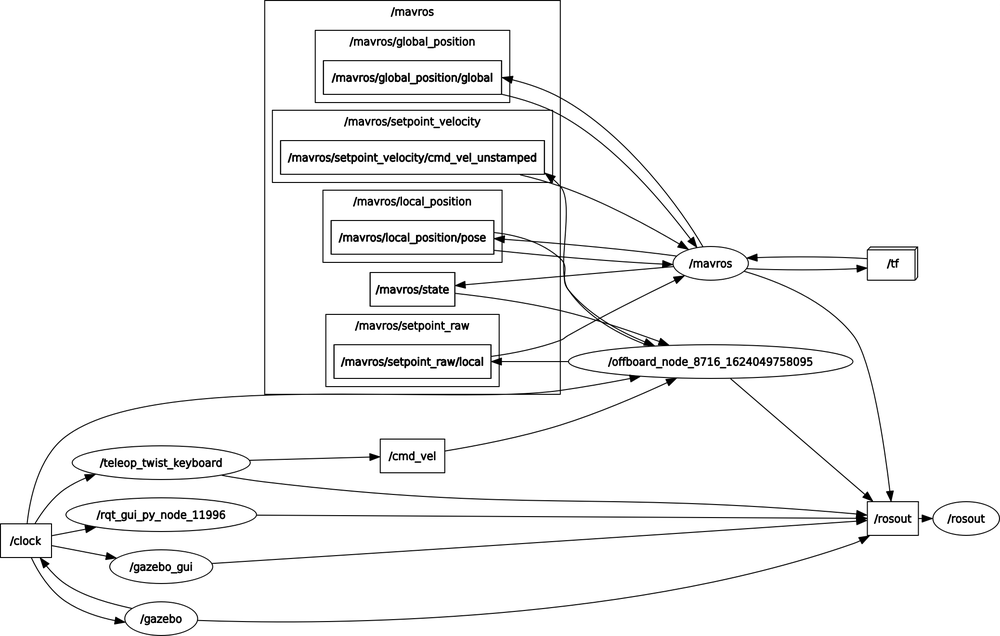
#> input picture exp1/src/px4/offboard_teleop.png, 1000 x 636 px, shrunk from 2077 x 1321 before the run, given in place of the camera
$ python gradient_edge.py   (older library calls are emulated)
#> lines starting #> are read from the running program, lines starting #| are printed output that depends on the picture; after the words box and inside, x2 and y2 are one past the last pixel; in counts of white or black regions, pixels touching at a corner belong together
import cv2
import numpy as np

cap=cv2.VideoCapture(0)

while True:
    _, frame =cap.read()
#> frame is the input picture: shape (636, 1000, 3); mean B, G, R 244.9, 244.9, 244.9
    grey = cv2.cvtColor(frame,cv2.COLOR_BGR2GRAY)

    laplacian = cv2.Laplacian(grey, cv2.CV_64F)
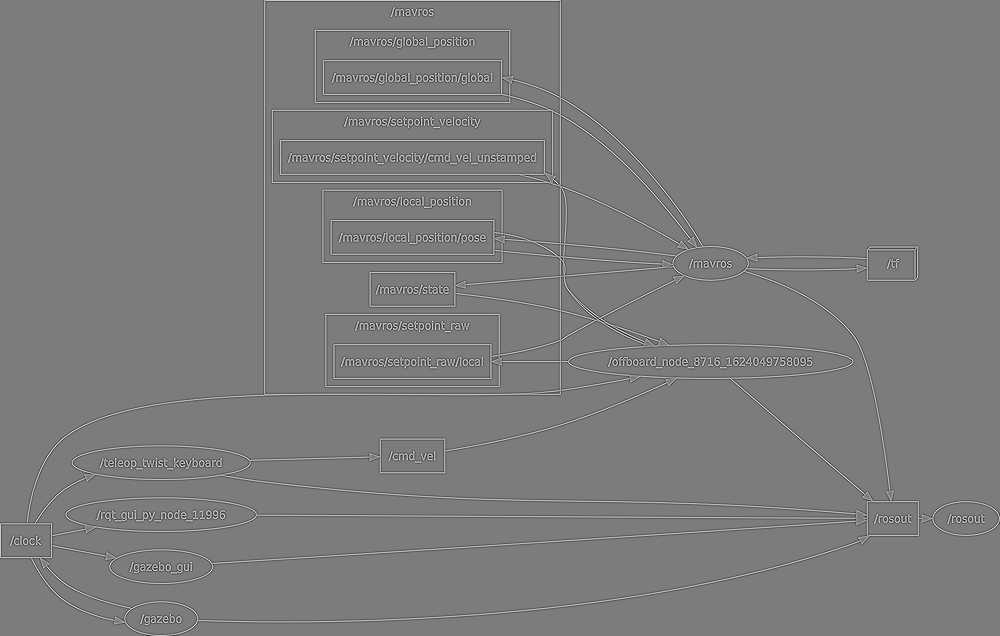
#> laplacian: shape (636, 1000) float64; min -710, max 745, mean 0.1; drawn with min black and max white
    sobelx = cv2.Sobel(grey,cv2.CV_64F,1,0,ksize=5)
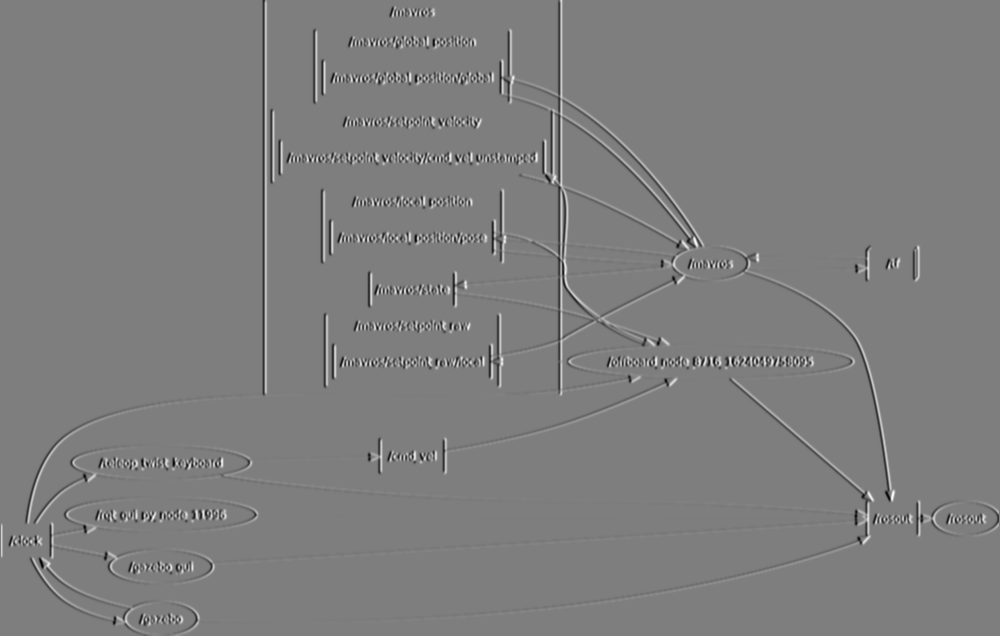
#> sobelx: shape (636, 1000) float64; min -11828, max 12077, mean 0.5; drawn with min black and max white
    sobely = cv2.Sobel(grey,cv2.CV_64F,0,1,ksize=5)
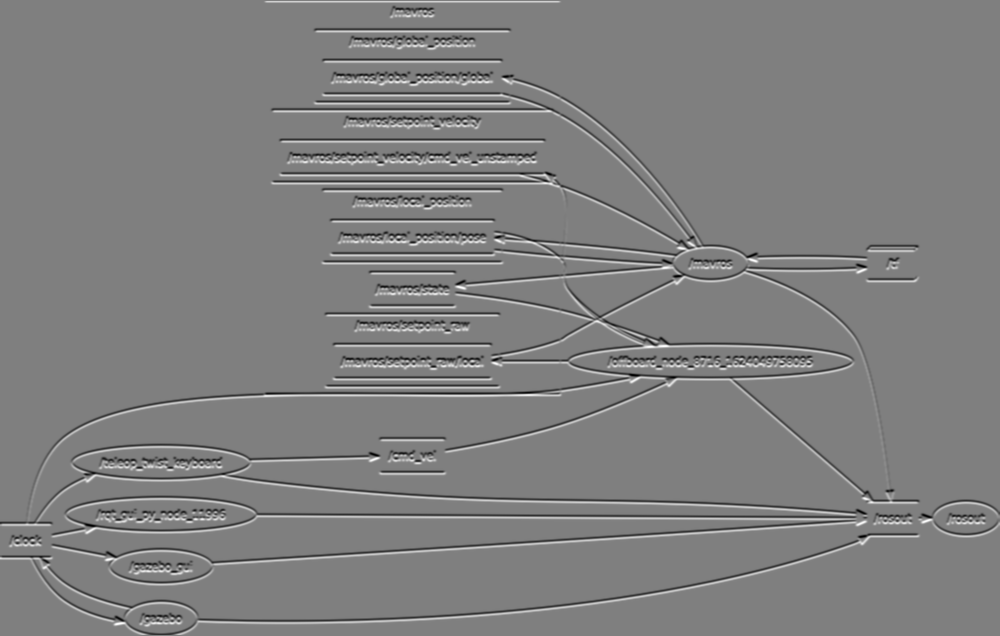
#> sobely: shape (636, 1000) float64; min -12143, max 12136, mean 4.9; drawn with min black and max white
    edges = cv2.Canny(grey,100,200)
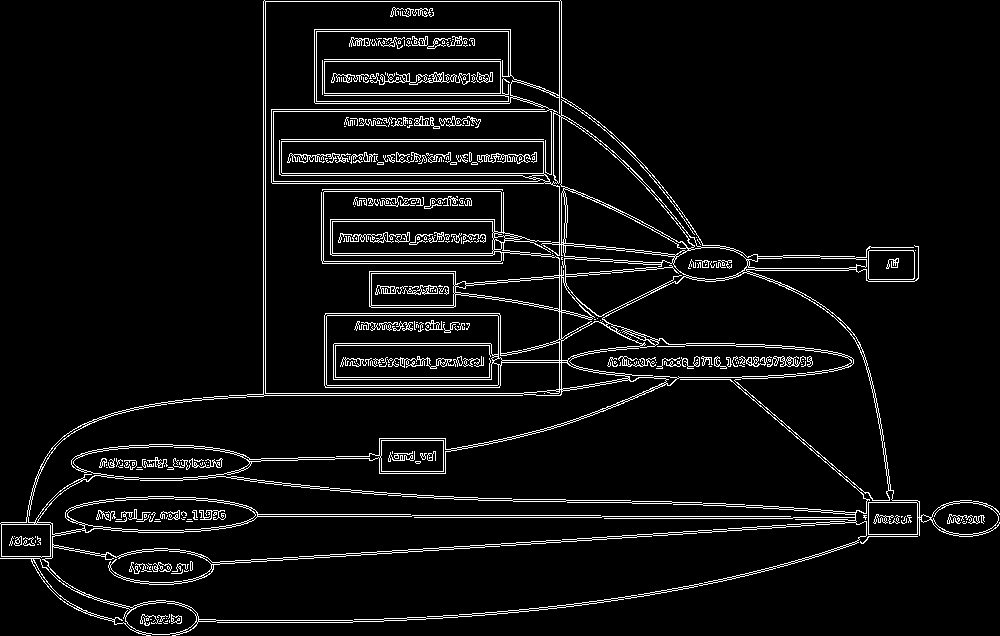
#> edges: shape (636, 1000); 5.8% white in thin lines or dots

    #cv2.imshow('frame', frame)
    cv2.imshow('laplacian', laplacian)
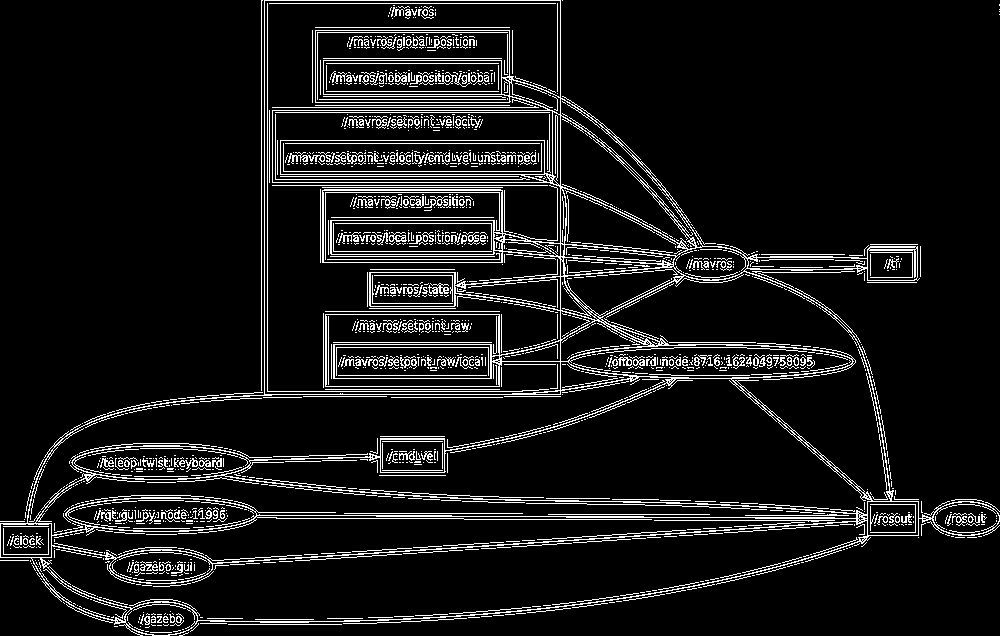
#> window 'laplacian': shape (636, 1000); 8.7% white in thin lines or dots
    cv2.imshow('sobelx', sobelx)
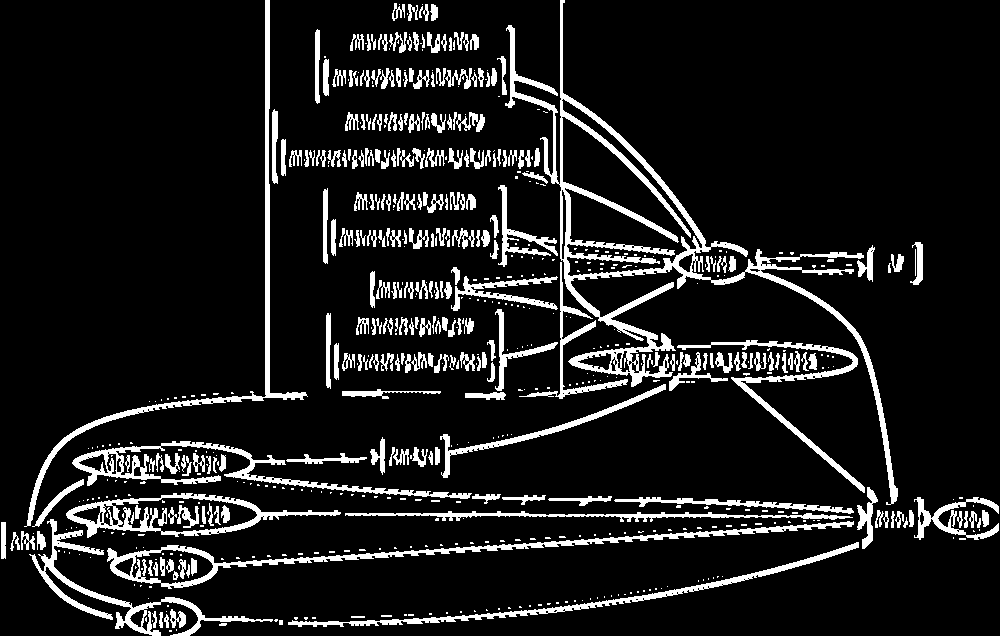
#> window 'sobelx': shape (636, 1000); 11% white; 667 white regions (374 under 20 px), largest, box (x1, y1, x2, y2) and area: (505, 0, 898, 505) 13155, (107, 521, 854, 589) 4206, (24, 0, 308, 527) 3689
    cv2.imshow('sobely', sobely)
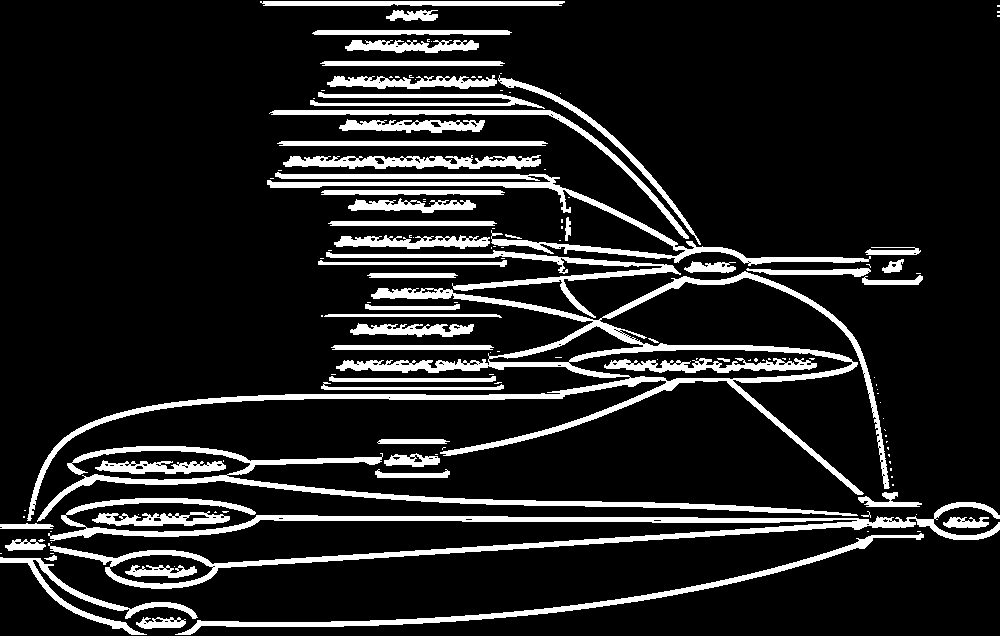
#> window 'sobely': shape (636, 1000); 13.1% white; 142 white regions (88 under 20 px), largest, box (x1, y1, x2, y2) and area: (27, 271, 890, 521) 15310, (48, 498, 1000, 589) 11697, (37, 446, 858, 522) 6214
    cv2.imshow('edges',edges)

    if cv2.waitKey(1) & 0xFF == ord('q'):
#> (key q is pressed here)
        break

cap.release()
cv2.destroyAllWindows()
